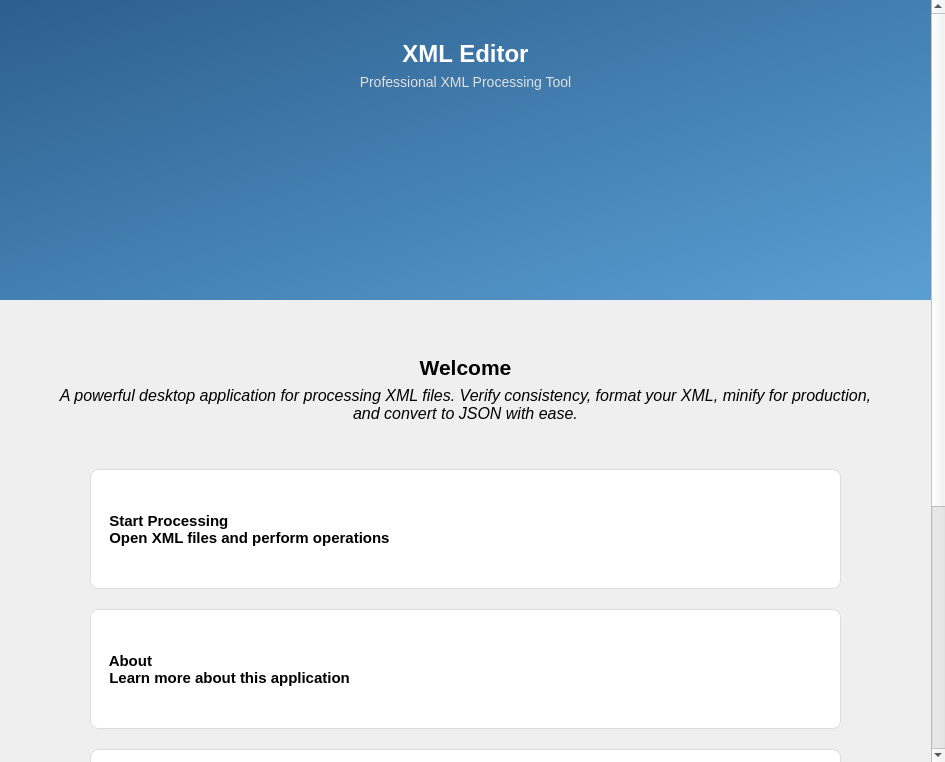
<?xml version="1.0" encoding="UTF-8"?>
<ui version="4.0">
 <class>WelcomePage</class>
 <widget class="QWidget" name="WelcomePage">
  <property name="geometry">
   <rect>
    <x>0</x>
    <y>0</y>
    <width>945</width>
    <height>762</height>
   </rect>
  </property>
  <property name="windowTitle">
   <string>Form</string>
  </property>
  <property name="styleSheet">
   <string notr="true">QWidget#WelcomePage {
	background-color: #f0f2f5;
}

/* Header Area Blue Gradient */
QWidget#headerContainer {
	background-color: qlineargradient(spread:pad, x1:0, y1:0, x2:1, y2:1, stop:0 #2c5f8d, stop:1 #5a9fd4);
}

/* White Circle for Icon */
QWidget#iconCircle {
    background-color: white;
    border-radius: 50px; /* Half of width/height */
}

QLabel#lblHeaderTitle {
	color: white;
	font-size: 24px;
	font-weight: bold;
}

QLabel#lblHeaderSub {
	color: #e0e0e0;
	font-size: 14px;
}

QPushButton#btnBack {
	background-color: rgba(255, 255, 255, 0.2);
	color: white;
	border: 1px solid white;
	border-radius: 6px;
	padding: 8px 16px;
	font-size: 12px;
}

QPushButton#btnBack:hover {
	background-color: rgba(255, 255, 255, 0.3);
}

/* Feature Emojis */
QLabel#lblFeat1, QLabel#lblFeat2, QLabel#lblFeat3, QLabel#lblFeat4 {
    font-size: 40px;
}

/* Main Cards */
QPushButton {
	border-radius: 8px;
	padding: 10px;
	text-align: left;
    background-color: white;
    border: 1px solid #ddd;
}

QPushButton:hover {
	background-color: #f9f9f9;
    border: 1px solid #ccc;
}
</string>
  </property>
  <layout class="QVBoxLayout" name="verticalLayout">
   <property name="leftMargin">
    <number>0</number>
   </property>
   <property name="topMargin">
    <number>0</number>
   </property>
   <property name="rightMargin">
    <number>0</number>
   </property>
   <property name="bottomMargin">
    <number>0</number>
   </property>
   <item>
    <widget class="QScrollArea" name="scrollArea">
     <property name="frameShape">
      <enum>QFrame::Shape::NoFrame</enum>
     </property>
     <property name="widgetResizable">
      <bool>true</bool>
     </property>
     <widget class="QWidget" name="scrollAreaWidgetContents">
      <property name="geometry">
       <rect>
        <x>0</x>
        <y>0</y>
        <width>933</width>
        <height>810</height>
       </rect>
      </property>
      <layout class="QVBoxLayout" name="verticalLayout_2">
       <property name="leftMargin">
        <number>0</number>
       </property>
       <property name="topMargin">
        <number>0</number>
       </property>
       <property name="rightMargin">
        <number>0</number>
       </property>
       <property name="bottomMargin">
        <number>0</number>
       </property>
       <item>
        <widget class="QWidget" name="headerContainer" native="true">
         <property name="minimumSize">
          <size>
           <width>0</width>
           <height>300</height>
          </size>
         </property>
         <layout class="QVBoxLayout" name="verticalLayout_3">
          <property name="topMargin">
           <number>40</number>
          </property>
          <item>
           <widget class="QLabel" name="lblHeaderTitle">
            <property name="text">
             <string>XML Editor</string>
            </property>
            <property name="alignment">
             <set>Qt::AlignmentFlag::AlignCenter</set>
            </property>
           </widget>
          </item>
          <item>
           <widget class="QLabel" name="lblHeaderSub">
            <property name="text">
             <string>Professional XML Processing Tool</string>
            </property>
            <property name="alignment">
             <set>Qt::AlignmentFlag::AlignCenter</set>
            </property>
           </widget>
          </item>
          <item>
           <spacer name="verticalSpacer_3">
            <property name="orientation">
             <enum>Qt::Orientation::Vertical</enum>
            </property>
            <property name="sizeHint" stdset="0">
             <size>
              <width>20</width>
              <height>40</height>
             </size>
            </property>
           </spacer>
          </item>
         </layout>
        </widget>
       </item>
       <item>
        <widget class="QWidget" name="bodyContainer" native="true">
         <layout class="QVBoxLayout" name="verticalLayout_4">
          <property name="leftMargin">
           <number>50</number>
          </property>
          <property name="rightMargin">
           <number>50</number>
          </property>
          <item>
           <spacer name="verticalSpacer">
            <property name="orientation">
             <enum>Qt::Orientation::Vertical</enum>
            </property>
            <property name="sizeType">
             <enum>QSizePolicy::Policy::Fixed</enum>
            </property>
            <property name="sizeHint" stdset="0">
             <size>
              <width>20</width>
              <height>40</height>
             </size>
            </property>
           </spacer>
          </item>
          <item>
           <widget class="QLabel" name="label_4">
            <property name="font">
             <font>
              <pointsize>16</pointsize>
              <bold>true</bold>
             </font>
            </property>
            <property name="text">
             <string>Welcome</string>
            </property>
            <property name="alignment">
             <set>Qt::AlignmentFlag::AlignCenter</set>
            </property>
           </widget>
          </item>
          <item>
           <widget class="QLabel" name="label_5">
            <property name="font">
             <font>
              <pointsize>12</pointsize>
              <italic>true</italic>
             </font>
            </property>
            <property name="text">
             <string>A powerful desktop application for processing XML files. Verify consistency, format your XML, minify for production, and convert to JSON with ease.</string>
            </property>
            <property name="alignment">
             <set>Qt::AlignmentFlag::AlignCenter</set>
            </property>
            <property name="wordWrap">
             <bool>true</bool>
            </property>
           </widget>
          </item>
          <item>
           <spacer name="verticalSpacer_4">
            <property name="orientation">
             <enum>Qt::Orientation::Vertical</enum>
            </property>
            <property name="sizeType">
             <enum>QSizePolicy::Policy::Fixed</enum>
            </property>
            <property name="sizeHint" stdset="0">
             <size>
              <width>20</width>
              <height>40</height>
             </size>
            </property>
           </spacer>
          </item>
          <item>
           <layout class="QVBoxLayout" name="verticalButtonLayout">
            <property name="spacing">
             <number>20</number>
            </property>
            <property name="leftMargin">
             <number>40</number>
            </property>
            <property name="rightMargin">
             <number>40</number>
            </property>
            <item>
             <widget class="QPushButton" name="btnStart">
              <property name="minimumSize">
               <size>
                <width>0</width>
                <height>120</height>
               </size>
              </property>
              <property name="font">
               <font>
                <pointsize>11</pointsize>
                <bold>true</bold>
               </font>
              </property>
              <property name="text">
               <string>  Start Processing
  Open XML files and perform operations</string>
              </property>
              <property name="icon">
               <iconset resource="resources.qrc">
                <normaloff>:/new/Prefix1/images/icon_play.png</normaloff>:/new/Prefix1/images/icon_play.png</iconset>
              </property>
              <property name="iconSize">
               <size>
                <width>40</width>
                <height>40</height>
               </size>
              </property>
             </widget>
            </item>
            <item>
             <widget class="QPushButton" name="btnAbout">
              <property name="minimumSize">
               <size>
                <width>0</width>
                <height>120</height>
               </size>
              </property>
              <property name="font">
               <font>
                <pointsize>11</pointsize>
                <bold>true</bold>
               </font>
              </property>
              <property name="text">
               <string>  About
  Learn more about this application</string>
              </property>
              <property name="icon">
               <iconset resource="resources.qrc">
                <normaloff>:/new/Prefix1/images/icon_info.png</normaloff>:/new/Prefix1/images/icon_info.png</iconset>
              </property>
              <property name="iconSize">
               <size>
                <width>40</width>
                <height>40</height>
               </size>
              </property>
             </widget>
            </item>
            <item>
             <widget class="QPushButton" name="btnTeam">
              <property name="minimumSize">
               <size>
                <width>0</width>
                <height>120</height>
               </size>
              </property>
              <property name="font">
               <font>
                <pointsize>11</pointsize>
                <bold>true</bold>
               </font>
              </property>
              <property name="text">
               <string>  Our Team
  Meet the awesome team behind XNet</string>
              </property>
              <property name="icon">
               <iconset resource="resources.qrc">
                <normaloff>:/new/Prefix1/images/icon_info.png</normaloff>:/new/Prefix1/images/icon_info.png</iconset>
              </property>
              <property name="iconSize">
               <size>
                <width>40</width>
                <height>40</height>
               </size>
              </property>
             </widget>
            </item>
           </layout>
          </item>
          <item>
           <spacer name="verticalSpacer_5">
            <property name="orientation">
             <enum>Qt::Orientation::Vertical</enum>
            </property>
            <property name="sizeType">
             <enum>QSizePolicy::Policy::Fixed</enum>
            </property>
            <property name="sizeHint" stdset="0">
             <size>
              <width>20</width>
              <height>60</height>
             </size>
            </property>
           </spacer>
          </item>
          <item>
           <widget class="QLabel" name="label_6">
            <property name="text">
             <string>Features</string>
            </property>
            <property name="alignment">
             <set>Qt::AlignmentFlag::AlignCenter</set>
            </property>
            <property name="styleSheet">
             <string>font-size: 22px; font-weight: bold; color: #333; margin-top: 30px; margin-bottom: 20px;</string>
            </property>
           </widget>
          </item>
          <item>
           <layout class="QGridLayout" name="gridLayout">
            <item row="0" column="3">
             <layout class="QVBoxLayout" name="verticalLayout_8">
              <item alignment="Qt::AlignmentFlag::AlignHCenter|Qt::AlignmentFlag::AlignVCenter">
               <widget class="QLabel" name="lblFeat4">
                <property name="minimumSize">
                 <size>
                  <width>50</width>
                  <height>50</height>
                 </size>
                </property>
                <property name="maximumSize">
                 <size>
                  <width>50</width>
                  <height>50</height>
                 </size>
                </property>
                <property name="styleSheet">
                 <string notr="true">background-color: #ffe8d6; /* light peach background */
    color: #ff6f3c;           /* dark orange text */
    font-size: 16px;
    border-radius: 15px;
    font-family: Arial, sans-serif;</string>
                </property>
                <property name="text">
                 <string>{}</string>
                </property>
                <property name="alignment">
                 <set>Qt::AlignmentFlag::AlignCenter</set>
                </property>
               </widget>
              </item>
              <item>
               <widget class="QLabel" name="label_14">
                <property name="text">
                 <string>Convert to JSON</string>
                </property>
                <property name="alignment">
                 <set>Qt::AlignmentFlag::AlignCenter</set>
                </property>
                <property name="styleSheet">
                 <string>font-weight: bold; font-size: 13px; color: #333;</string>
                </property>
               </widget>
              </item>
             </layout>
            </item>
            <item row="0" column="0">
             <layout class="QVBoxLayout" name="verticalLayout_5">
              <item alignment="Qt::AlignmentFlag::AlignHCenter">
               <widget class="QLabel" name="lblFeat1">
                <property name="minimumSize">
                 <size>
                  <width>50</width>
                  <height>50</height>
                 </size>
                </property>
                <property name="maximumSize">
                 <size>
                  <width>50</width>
                  <height>50</height>
                 </size>
                </property>
                <property name="styleSheet">
                 <string notr="true">background-color: #d4edda;
    color: #155724;      
    font-size: 16px;        

border-radius: 15px; 
    font-family: Arial, sans-serif;</string>
                </property>
                <property name="text">
                 <string>✓</string>
                </property>
                <property name="alignment">
                 <set>Qt::AlignmentFlag::AlignCenter</set>
                </property>
               </widget>
              </item>
              <item>
               <widget class="QLabel" name="label_8">
                <property name="text">
                 <string>XML Verification</string>
                </property>
                <property name="alignment">
                 <set>Qt::AlignmentFlag::AlignCenter</set>
                </property>
                <property name="styleSheet">
                 <string>font-weight: bold; font-size: 13px; color: #333;</string>
                </property>
               </widget>
              </item>
             </layout>
            </item>
            <item row="0" column="1">
             <layout class="QVBoxLayout" name="verticalLayout_6">
              <item alignment="Qt::AlignmentFlag::AlignHCenter|Qt::AlignmentFlag::AlignVCenter">
               <widget class="QLabel" name="lblFeat2">
                <property name="minimumSize">
                 <size>
                  <width>50</width>
                  <height>50</height>
                 </size>
                </property>
                <property name="maximumSize">
                 <size>
                  <width>50</width>
                  <height>50</height>
                 </size>
                </property>
                <property name="styleSheet">
                 <string notr="true">    background-color: #cce5ff;
    color: #004085;
    font-size: 16px;
    border-radius: 15px;
    font-family: Arial, sans-serif;
</string>
                </property>
                <property name="text">
                 <string>&lt;/&gt;</string>
                </property>
                <property name="scaledContents">
                 <bool>true</bool>
                </property>
                <property name="alignment">
                 <set>Qt::AlignmentFlag::AlignCenter</set>
                </property>
               </widget>
              </item>
              <item>
               <widget class="QLabel" name="label_10">
                <property name="text">
                 <string>Prettify Format</string>
                </property>
                <property name="alignment">
                 <set>Qt::AlignmentFlag::AlignCenter</set>
                </property>
                <property name="styleSheet">
                 <string>font-weight: bold; font-size: 13px; color: #333;</string>
                </property>
               </widget>
              </item>
             </layout>
            </item>
            <item row="0" column="2">
             <layout class="QVBoxLayout" name="verticalLayout_7">
              <item alignment="Qt::AlignmentFlag::AlignHCenter|Qt::AlignmentFlag::AlignVCenter">
               <widget class="QLabel" name="lblFeat3">
                <property name="minimumSize">
                 <size>
                  <width>50</width>
                  <height>50</height>
                 </size>
                </property>
                <property name="maximumSize">
                 <size>
                  <width>50</width>
                  <height>50</height>
                 </size>
                </property>
                <property name="styleSheet">
                 <string notr="true">background-color: #e6e6fa; /* light purple */
    color: #b8860b;           /* dark golden / suitable for ⚡ */
    font-size: 16px;
    border-radius: 15px;
    font-family: Arial, sans-serif;</string>
                </property>
                <property name="text">
                 <string>⚡</string>
                </property>
                <property name="alignment">
                 <set>Qt::AlignmentFlag::AlignCenter</set>
                </property>
               </widget>
              </item>
              <item>
               <widget class="QLabel" name="label_12">
                <property name="text">
                 <string>Minify XML</string>
                </property>
                <property name="alignment">
                 <set>Qt::AlignmentFlag::AlignCenter</set>
                </property>
                <property name="styleSheet">
                 <string>font-weight: bold; font-size: 13px; color: #333;</string>
                </property>
               </widget>
              </item>
             </layout>
            </item>
           </layout>
          </item>
          <item>
           <spacer name="verticalSpacer_6">
            <property name="orientation">
             <enum>Qt::Orientation::Vertical</enum>
            </property>
            <property name="sizeHint" stdset="0">
             <size>
              <width>20</width>
              <height>40</height>
             </size>
            </property>
           </spacer>
          </item>
         </layout>
        </widget>
       </item>
      </layout>
     </widget>
    </widget>
   </item>
  </layout>
 </widget>
 <resources>
  <include location="resources.qrc"/>
 </resources>
 <connections/>
</ui>
